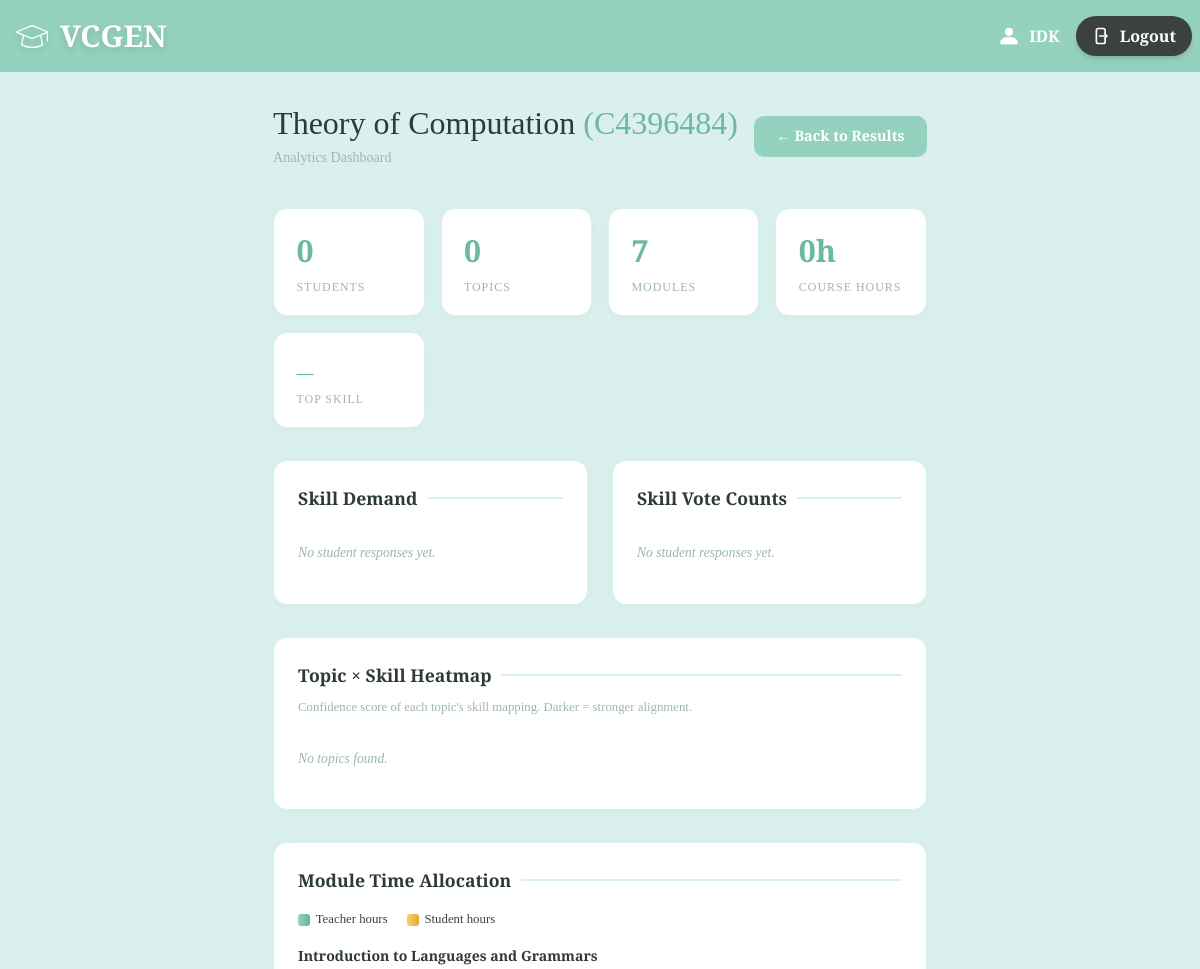
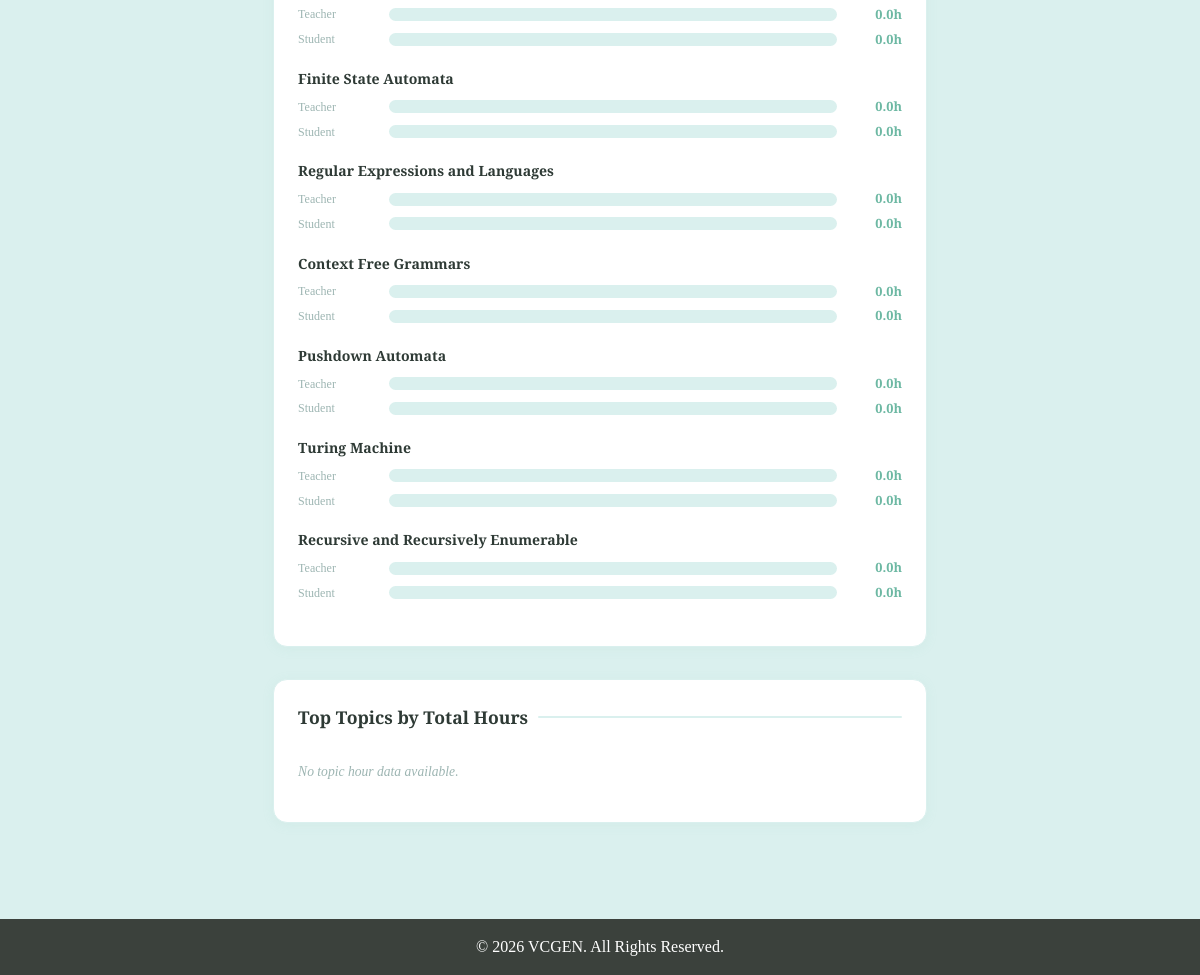
Screenshot of /analytics/C4396484/ (signed in) with the database file from the repository (2 pictures, top to bottom).
### main/models.py (models this page shows, shortened)
class Teacher(models.Model):
    teacher_id=models.CharField(max_length=8,primary_key=True)
    name=models.CharField(max_length=20)
    email=models.EmailField(null=False)
    password=models.CharField(null=False,max_length=128)

class Course(models.Model):
    course_id=models.CharField(max_length=8,primary_key=True)
    teacher=models.ForeignKey(Teacher,on_delete=models.CASCADE)
    name=models.CharField(max_length=20)
    hours=models.IntegerField()
    split=models.DecimalField(decimal_places=3,max_digits=10)
    accepting_response=models.BooleanField(default=True)

class Module(models.Model):
    module_id=models.CharField(max_length=8,primary_key=True)
    course=models.ForeignKey(Course,on_delete=models.CASCADE)
    hours=models.IntegerField()
    name=models.CharField(max_length=100)

### main/views.py (the view, shortened to what this page needs)
# urls.py: path('analytics/<str:class_id>/', views.analytics, name='analytics'),
def analytics(request, class_id):
    context = {}
    if 'user' not in request.session:
        return redirect('login')
    else:
        context['name'] = Teacher.objects.filter(teacher_id=request.session['user'])[0].name
    ourclass = Course.objects.filter(course_id=class_id).first()
    if not ourclass:
        return redirect('classes')
    modules = Module.objects.filter(course=ourclass)
    all_topics = []
    for mod in modules:
        for topic in Topics.objects.filter(module=mod):
            all_topics.append((mod, topic))
    students = Student.objects.filter(course=ourclass)
    context['cid']           = class_id
    context['cname']         = ourclass.name
    context['total_students']= students.count()
    context['total_topics']  = len(all_topics)
    context['total_modules'] = modules.count()
    context['course_hours']  = ourclass.hours
    skill_votes = {}
    total_votes = 0
    for s in students:
        for p in s.skillsreq.split(","):
            p = p.strip()
            if p:
                skill_votes[p] = skill_votes.get(p, 0) + 1
                total_votes += 1
    sorted_skills = sorted(skill_votes.items(), key=lambda x: x[1], reverse=True)
    skill_labels  = [s[0] for s in sorted_skills]
    skill_counts  = [s[1] for s in sorted_skills]
    context['skill_labels'] = skill_labels
    context['skill_votes']  = skill_counts
    context['top_skill']    = skill_labels[0] if skill_labels else "—"
    all_mapped_skills = set()
    for _, topic in all_topics:
        mapped = topic.mapped_skill or []
        if isinstance(mapped, str):
            mapped = [mapped]
        all_mapped_skills.update(mapped)
    hm_skill_order = skill_labels + [s for s in sorted(all_mapped_skills) if s not in skill_labels]
    context['skill_labels'] = hm_skill_order
    def _conf_color(val):
        """Return hex bg and text color for a 0-1 confidence value."""
        if val <= 0:
            return "#f0f8f6", "#c0d4d0"
        r = int(0xda + (0x3d - 0xda) * val)
        g = int(0xf0 + (0x9e - 0xf0) * val)
        b = int(0xee + (0x85 - 0xee) * val)
        bg = f"#{r:02x}{g:02x}{b:02x}"
        text = "#fff" if val > 0.55 else "#2e3a35"
        return bg, text
    heatmap_rows = []
    context['heatmap_rows'] = heatmap_rows
    max_mod_hrs = 1
    module_alloc = []
    for mod in modules:
        t_hrs, s_hrs = 0.0, 0.0
        for topic in Topics.objects.filter(module=mod):
            t_hrs += round(float(topic.teacherweight) * float(mod.hours) * float(ourclass.split), 2)
            s_hrs += round(float(topic.studentweight) * float(ourclass.hours) * (1 - float(ourclass.split)), 2)
        total = t_hrs + s_hrs
        if total > max_mod_hrs:
            max_mod_hrs = total
        module_alloc.append({
            "name":        mod.name,
            "teacher_hrs": round(t_hrs, 1),
            "student_hrs": round(s_hrs, 1),
            "total":       round(total, 1),
        })
    for m in module_alloc:
        m['teacher_pct'] = round(m['teacher_hrs'] / max_mod_hrs * 100, 1)
        m['student_pct'] = round(m['student_hrs'] / max_mod_hrs * 100, 1)
    context['module_alloc'] = module_alloc
    topic_hours = []
    for mod, topic in all_topics:
        t_hrs = round(float(topic.teacherweight) * float(mod.hours) * float(ourclass.split), 2)
        s_hrs = round(float(topic.studentweight) * float(ourclass.hours) * (1 - float(ourclass.split)), 2)
        topic_hours.append({"name": topic.content, "hours": round(t_hrs + s_hrs, 2)})
    topic_hours.sort(key=lambda x: x['hours'], reverse=True)
    top_n = topic_hours[:12]
    max_th = max((t['hours'] for t in top_n), default=1)
    for t in top_n:
        t['pct'] = round(t['hours'] / max_th * 100, 1)
    context['top_topics'] = top_n
    return render(request, "main/analytics.html", context=context)

### main/templates/main/analytics.html (shortened to what this page needs)
{% extends "base.html" %}
{% load static %}
{% block body %}
<div class="dash-wrap">
  <div class="dash-header">
    <div>
      <h1>{{ cname }} <span>({{ cid }})</span></h1>
      <div class="dash-sub">Analytics Dashboard</div>
    </div>
    <button class="back-btn" onclick="location.href='/results/{{ cid }}'">&#8592; Back to Results</button>
  </div>
  <div class="stat-row">
    <div class="stat-card">
      <div class="stat-val">{{ total_students }}</div>
      <div class="stat-lbl">Students</div>
    </div>
    <div class="stat-card">
      <div class="stat-val">{{ total_topics }}</div>
      <div class="stat-lbl">Topics</div>
    </div>
    <div class="stat-card">
      <div class="stat-val">{{ total_modules }}</div>
      <div class="stat-lbl">Modules</div>
    </div>
    <div class="stat-card">
      <div class="stat-val">{{ course_hours }}h</div>
      <div class="stat-lbl">Course Hours</div>
    </div>
    <div class="stat-card">
      <div class="stat-val" style="font-size:1.05rem;padding-top:.5rem;">{{ top_skill }}</div>
      <div class="stat-lbl">Top Skill</div>
    </div>
  </div>
  <div class="two-col">
    <div class="chart-card">
      <div class="sec-title">Skill Demand</div>
      {% if skill_labels %}
        <canvas id="skillPie"></canvas>
      {% else %}
        <div class="empty-note">No student responses yet.</div>
      {% endif %}
    </div>
    <div class="chart-card">
      <div class="sec-title">Skill Vote Counts</div>
      {% if skill_labels %}
        <div id="skillBarHTML"></div>
      {% else %}
        <div class="empty-note">No student responses yet.</div>
      {% endif %}
    </div>
  </div>
  <div class="full-col chart-card">
    <div class="sec-title">Topic &times; Skill Heatmap</div>
    <p style="font-size:.8rem;color:#9db5b2;margin:-.4rem 0 1rem;">
      Confidence score of each topic's skill mapping. Darker = stronger alignment.
    </p>
    {% if heatmap_rows %}
    <div class="heatmap-scroll">
      <table class="heatmap-table">
        <thead>
          <tr>
            <th class="hm-corner"></th>
            {% for skill in skill_labels %}
            <th class="hm-col-header" title="{{ skill }}">{{ skill }}</th>
            {% endfor %}
          </tr>
        </thead>
        <tbody>
          {% for row in heatmap_rows %}
          <tr>
            <td class="hm-row-label" title="{{ row.topic }}">{{ row.topic }}</td>
            {% for cell in row.cells %}
            <td class="hm-cell"
                style="background:{{ cell.color }};color:{{ cell.text_color }};"
                title="{{ cell.skill }}: {{ cell.val }}">
              {% if cell.has_val %}{{ cell.val }}{% endif %}
            </td>
            {% endfor %}
          </tr>
          {% endfor %}
        </tbody>
      </table>
    </div>
    {% else %}
      <div class="empty-note">No topics found.</div>
    {% endif %}
  </div>
  <div class="full-col chart-card">
    <div class="sec-title">Module Time Allocation</div>
    <div class="legend-row">
      <span>
        <span class="leg-swatch" style="background:linear-gradient(90deg,#94d1be,#5fb99e);"></span>Teacher hours
      </span>
      <span>
        <span class="leg-swatch" style="background:linear-gradient(90deg,#f6d06a,#e8a838);"></span>Student hours
      </span>
    </div>
    {% if module_alloc %}
      {% for mod in module_alloc %}
      <div class="mod-section">
        <div class="mod-section-name">{{ mod.name }}</div>
        <div class="bar-row">
          <div class="bar-lbl">Teacher</div>
          <div class="bar-track">
          </div>
          <div class="bar-hrs">{{ mod.teacher_hrs }}h</div>
        </div>
        <div class="bar-row">
          <div class="bar-lbl">Student</div>
          <div class="bar-track">
          </div>
          <div class="bar-hrs">{{ mod.student_hrs }}h</div>
        </div>
      </div>
      {% endfor %}
    {% else %}
      <div class="empty-note">No module data available.</div>
    {% endif %}
  </div>
  <div class="full-col chart-card">
    <div class="sec-title">Top Topics by Total Hours</div>
    {% if top_topics %}
    <div class="tf-list">
      {% for t in top_topics %}
      <div class="tf-row">
        <div class="tf-name" title="{{ t.name }}">{{ forloop.counter }}. {{ t.name }}</div>
        <div class="tf-track">
          <div class="tf-fill" style="width:{{ t.pct }}%;"></div>
        </div>
        <div class="tf-hrs">{{ t.hours }}h</div>
      </div>
      {% endfor %}
    </div>
    {% else %}
      <div class="empty-note">No topic hour data available.</div>
    {% endif %}
  </div>
</div>
{% endblock %}

### main/templates/main/base.html (shortened to what this page needs)
<html>
    <head>
        {%load static%}
        <script src="https://cdn.jsdelivr.net/npm/@tailwindcss/browser@4"></script>
    </head>
    <body class="bg-[#daf0ee] text-[#3b413c] cusfont flex flex-col">
        <header class="bg-[#94d1be] text-white text-l font-bold py-4 text-center w-full flex flex-row justify-between">
            <div class="flex items-center space-x-3 hover:scale-105 transition-all duration-300 ease-in-out drop-shadow-md ml-4 hover:cursor-pointer" onclick="location.href='/'">
                {% load static %}
                <img src="{% static 'main/education-svg.svg' %}" class="h-8" alt="logo"/>
                <h1
                    class="text-3xl">
                    VCGEN
                </h1>
            </div>
            {% if name %}
            <div class="flex flex-row items-center">
                {%load static%}
                <img src="{% static 'main/person-svg.svg' %}" class="h-6" alt="profile picture"/>
                <h1 class="m-2">{{name}}  </h1>
                <button onclick="location.href='/';"
                    class="mx-2 flex items-center gap-2 px-4 py-2 bg-[#3b413c] text-white font-semibold rounded-full shadow-md
                        hover:bg-[#2e3430] hover:scale-105 transition-all duration-300 ease-in-out hover:cursor-pointer">
                    Logout
                </button>
            </div>
            {% else %}
            <h1 onclick="location.href = '/';" class="px-1"></h1>
            {% endif %}
        </header>
        {% block body %}
        {% endblock %}
        <footer class="bg-[#3b413c] text-white py-4 text-center mt-auto">
            <p>&copy; 2026 VCGEN. All Rights Reserved.</p>
        </footer>
    </body>
</html>

### main/templates/main/base.html (style rules this page uses)
.cusfont { font-family: "Playfair Display", serif; font-optical-sizing: auto; }

### main/templates/main/analytics.html (style rules this page uses)
.dash-wrap { max-width: 1200px; margin: 0 auto; padding: 2rem 1.5rem 4rem; }
.dash-header { display: flex; align-items: center; justify-content: space-between; margin-bottom: 2.5rem; flex-wrap: wrap; gap: 1rem; }
.dash-header h1 { font-size: 2rem; margin: 0; line-height: 1.2; color: #2e3a35; }
.dash-header h1 span { color: #6db8a3; }
.dash-sub { color: #9db5b2; font-size: .88rem; margin-top: .3rem; }
.back-btn { background: #94d1be; color: #fff; font-weight: 600; border: none; padding: .6rem 1.4rem; border-radius: 10px; cursor: pointer; font-size: .9rem; transition: background .2s; }
.stat-row { display: grid; grid-template-columns: repeat(auto-fit, minmax(150px, 1fr)); gap: 1rem; margin-bottom: 2rem; }
.stat-card { background: #fff; border-radius: 14px; padding: 1.2rem 1.4rem; border: 1.5px solid #daf0ee; box-shadow: 0 2px 8px rgba(148,209,190,.12); }
.stat-val { font-size: 1.9rem; font-weight: 700; color: #6db8a3; }
.stat-lbl { font-size: .75rem; color: #9db5b2; text-transform: uppercase; letter-spacing: .08em; margin-top: .25rem; }
.sec-title { font-size: 1.1rem; font-weight: 700; color: #2e3a35; margin: 0 0 1rem; display: flex; align-items: center; gap: .6rem; }
.sec-title::after { content: ''; flex: 1; height: 2px; background: #daf0ee; border-radius: 2px; }
.two-col { display: grid; grid-template-columns: 1fr 1fr; gap: 1.5rem; margin-bottom: 2rem; }
.full-col { margin-bottom: 2rem; }
.chart-card { background: #fff; border-radius: 14px; padding: 1.5rem; border: 1.5px solid #daf0ee; box-shadow: 0 2px 12px rgba(148,209,190,.1); }
.mod-section { margin-bottom: 1.2rem; }
.mod-section-name { font-weight: 600; font-size: .88rem; margin-bottom: .5rem; color: #2e3a35; }
.bar-row { display: grid; grid-template-columns: 80px 1fr 54px; align-items: center; gap: .7rem; margin-bottom: .35rem; }
.bar-lbl { font-size: .75rem; color: #9db5b2; font-weight: 500; }
.bar-track { background: #daf0ee; border-radius: 99px; height: 13px; overflow: hidden; }
.bar-hrs { font-size: .8rem; font-weight: 700; color: #6db8a3; text-align: right; }
.legend-row { display: flex; gap: 1.2rem; margin-bottom: 1rem; font-size: .8rem; font-weight: 500; }
.leg-swatch { display: inline-block; width: 12px; height: 12px; border-radius: 3px; margin-right: .35rem; vertical-align: middle; }
.empty-note { color: #9db5b2; font-size: .85rem; font-style: italic; padding: 1rem 0; }

### rows the page displays
Teacher: name "IDK"
Course: name "Theory of Computation"
Module: name "Introduction to Languages and Grammars"
Module: name "Finite State Automata"
Module: name "Regular Expressions and Languages"
Module: name "Context Free Grammars"
Module: name "Pushdown Automata"
Module: name "Turing Machine"
Module: name "Recursive and Recursively Enumerable"

### other values shown
{{ cid }} "C4396484"
{{ total_students }} "0"
{{ total_topics }} "0"
{{ total_modules }} "7"
{{ course_hours }} "0"
{{ top_skill }} "—"
{{ mod.teacher_hrs }} "0.0" "0.0" "0.0" "0.0" "0.0" "0.0" "0.0"
{{ mod.student_hrs }} "0.0" "0.0" "0.0" "0.0" "0.0" "0.0" "0.0"
